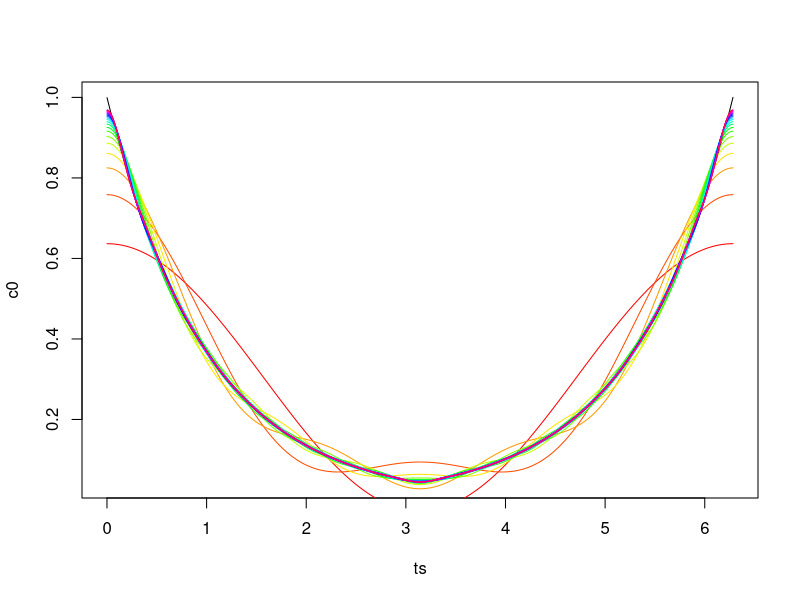
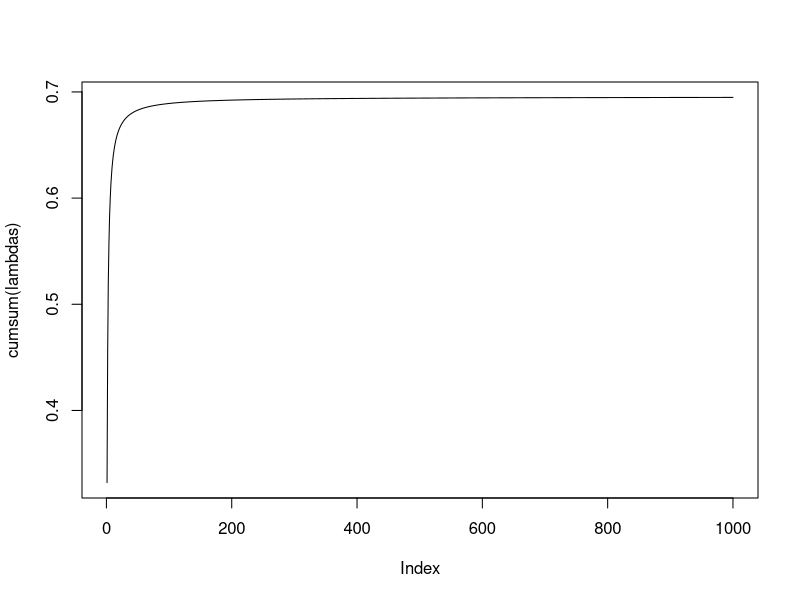

Reproduce these figures in R, in order. (Note: this script raises an error after producing the figures.)
# Behavior of sup f_t with C(s,t) = e^-(kappa (s-t))^p as kappa to infty

# verify the eigendecomposition

kappa = 1
p = 1
nlam = 1000
lambdas = numeric(nlam)
intres = 10000
ts = 2*pi*(1:intres)/intres
reflts = ifelse(ts < pi, ts, 2*pi-ts)
c0 = exp(-(kappa * reflts)^p)
cprox = matrix(0,length(ts),nlam)
#plot(ts,c0,type="l")
for (ii in 1:nlam) {
  ll= 2*sum(cos(ii*ts)*c0)/intres
  lambdas[ii] = ll
  cprox[,ii] = ll * cos(ii*ts)
}
cprox2 = t(apply(cprox,1,cumsum))

dim(cprox2)
plot(ts,c0,type="l")
for (ii in 1:20) {
  lines(ts,cprox2[,ii]+mean(c0),col=rainbow(20)[ii])
}

#plot(lambdas)
plot(cumsum(lambdas),type="l")
#plot(log(10*ts))
#plot(1/lambdas)
#plot(log(lambdas))

a = t(t(ts)) %x% t(rep(0:nlam))
mat = cbind(cos(a),sin(a))
mat = t(t(mat)*rep(c(sqrt(mean(c0)),sqrt(lambdas)),2))
nrep = 10000
z = matrix(rnorm(2*nrep*(nlam+1)),2*(nlam+1),nrep)
fs = mat %*% z
dim(fs)
temp = fs[1:2,] %*% t(fs)/nrep
plot(ts,temp[1,],type='l'); lines(ts,c0,col='red')
matplot(ts,fs[,1:10],type="l")
sups = apply(fs,2,max)
hist(sups)

lambdas.t = 0*lambdas
for (ii in 1:nlam) {
  temp = -kappa + ii*(1i)
  lambdas.t[ii] = Re((exp(pi*temp)-1)/temp)
}
plot(lambdas.t,lambdas)
plot(lambdas.t/lambdas)
